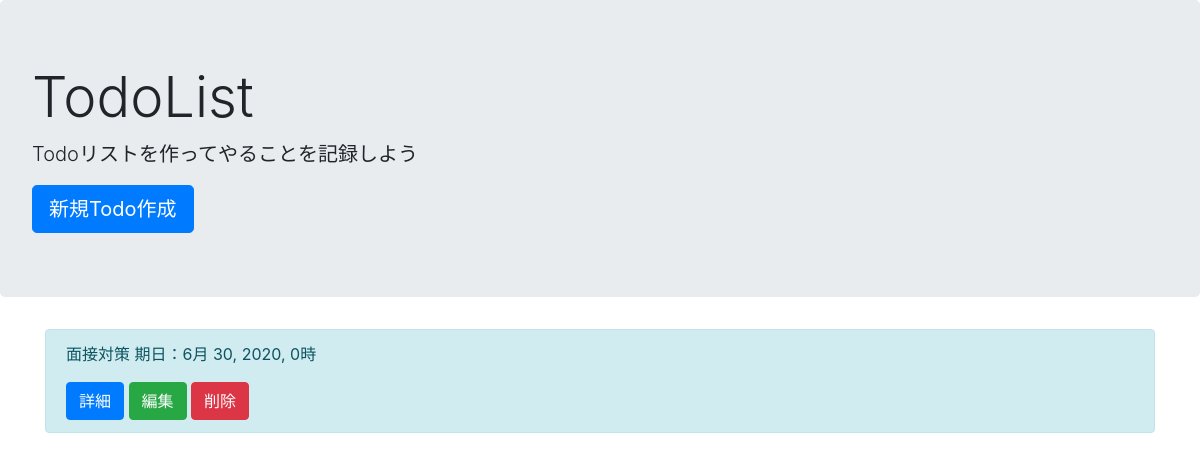
Before: / with the older database file.
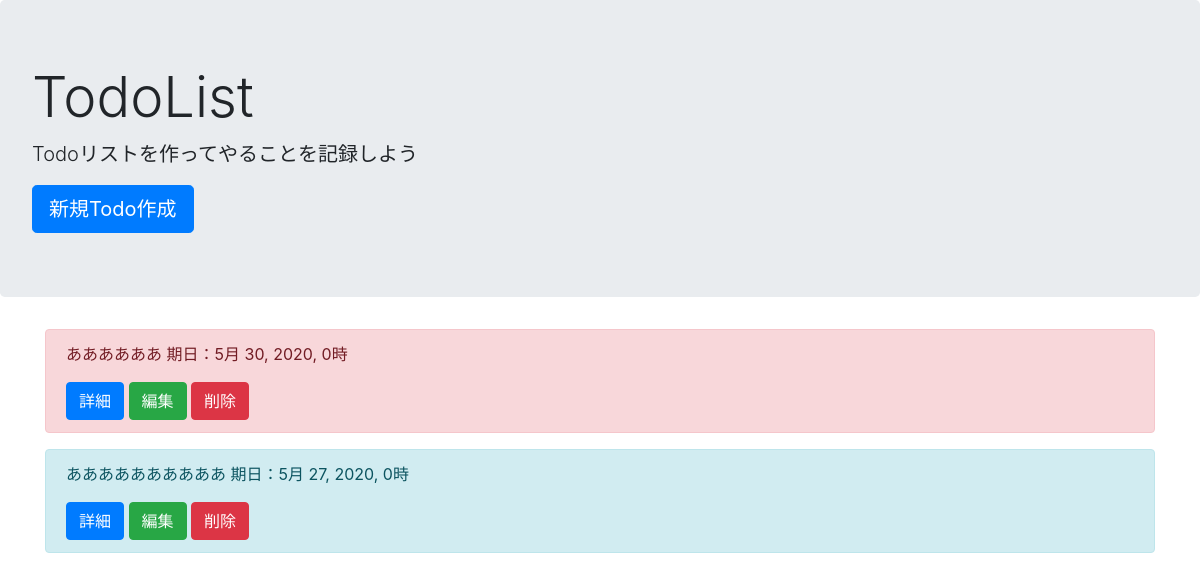
After: the same page with the newer database file.
### Todo_App/models.py (models this page shows, shortened)
class TodoModel(models.Model):
    title = models.CharField(max_length=50)
    memo = models.TextField()
    priority = models.CharField(
        max_length=50,
        choices=PRIORITY
    )
    duedate = models.DateTimeField()

### Todo_App/views.py (the view)
# urls.py: path('', TodoList.as_view(), name="todolist"),
class TodoList(ListView):
    template_name = 'Todo/list.html'
    model = TodoModel

### templates/Todo/list.html
{% extends 'Todo/base.html' %}
{% block header %}
<div class="jumbotron">
  <h1 class="display-4">TodoList</h1>
  <p class="lead">Todoリストを作ってやることを記録しよう</p>
  <a class="btn btn-primary btn-lg" href="{% url 'create' %}" role="button">新規Todo作成</a>
</div>
{% endblock %}
{% block content %}
    <div class="container">
    {% for item in object_list %}
    <div class="alert alert-{{ item.priority }}" role="alert">
    <p>{{ item.title }} 期日：{{ item.duedate }}</p>
    <a class="btn btn-primary" href="{% url 'detail' item.pk %}" role="button">詳細</a>
    <a class="btn btn-success" href="{% url 'update' item.pk %}" role="button">編集</a>
    <a class="btn btn-danger" href="{% url 'delete' item.pk %}" role="button">削除</a>
    </div>
    {% endfor %}
    </div>
{% endblock %}

### templates/Todo/base.html (shortened to what this page needs)
<!doctype html>
<html lang="en">
  <head>
    <link rel="stylesheet" href="https://stackpath.bootstrapcdn.com/bootstrap/4.5.0/css/bootstrap.min.css">
  </head>
  <body>
    {% block header %}
    {% endblock %}
    {% block content %}
    {% endblock %}
  </body>
</html>

Changed rows visible on the page:
removed TodoModel: title "面接対策", duedate "6月 30, 2020, 0時"
added TodoModel: title "ああああああ", duedate "5月 30, 2020, 0時", priority "danger" (drawn)
added TodoModel: title "ああああああああああ", duedate "5月 27, 2020, 0時"
